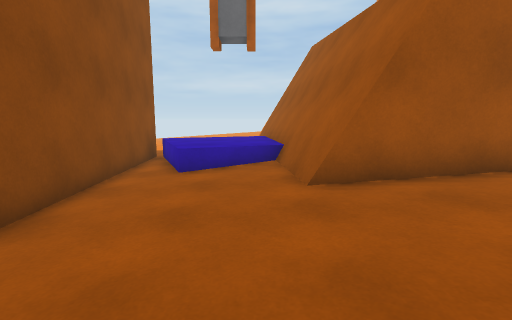
view 1 (above)

20 first-person views from a walk through a Unity game level. The camera is 1.3 m above the floor, tilts 8° down and sees 85° across. The floor is counted in squares, 1 m on a side. Each view is taken from the middle of a square. On the plan, view 1 faces up. The plan holds only what a view shows up to about 13 squares ahead; the rest is blank. The place goes on beyond the plan.

view 2
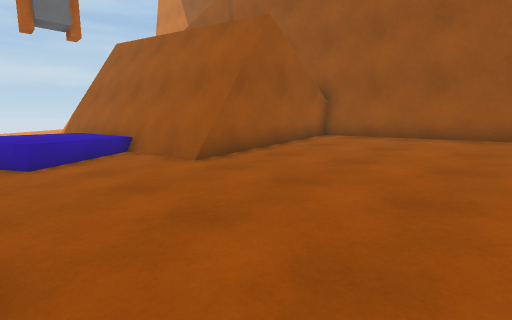

view 3
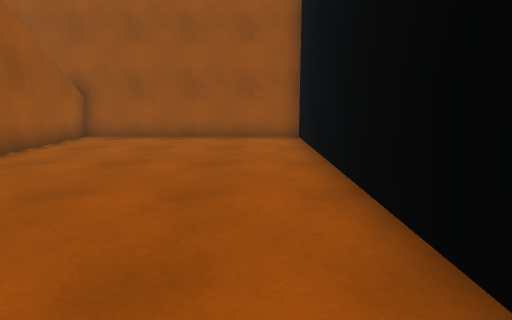

view 4
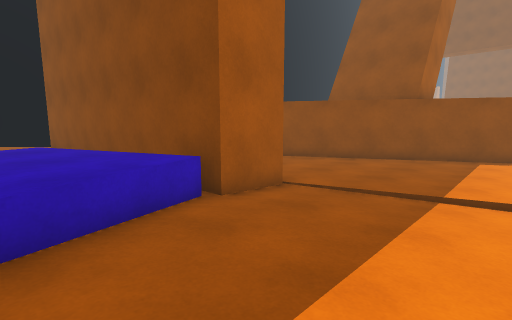

view 5
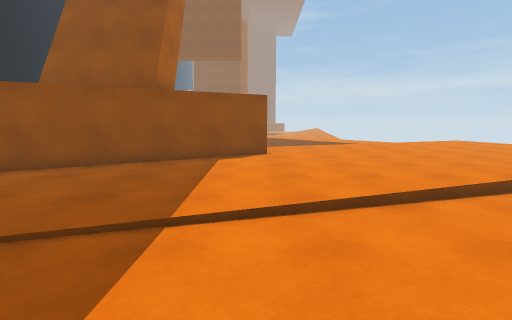

view 6
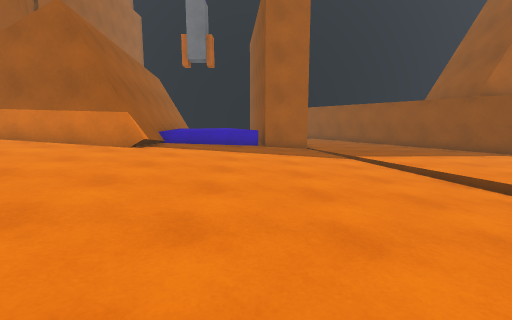

view 7
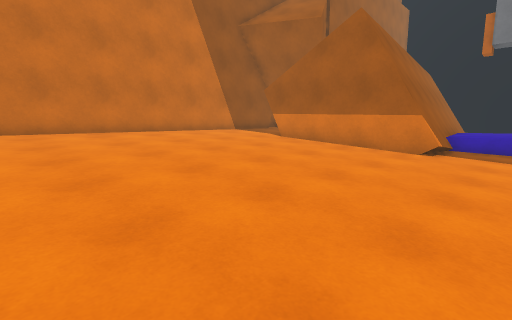

view 8
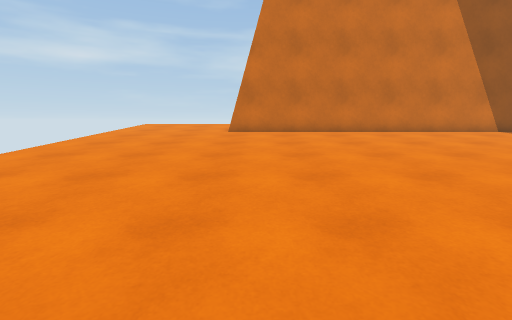

view 9
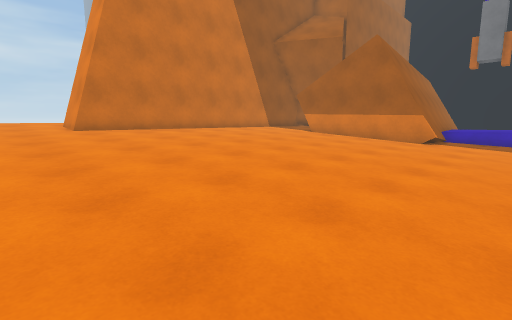

view 10
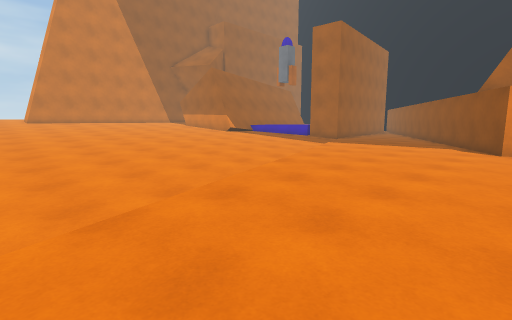

view 11
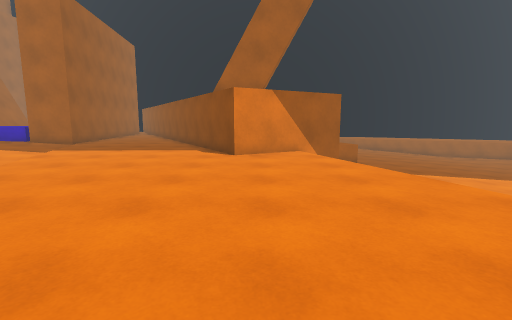

view 12
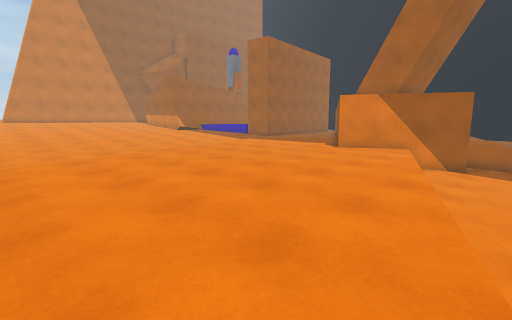

view 13
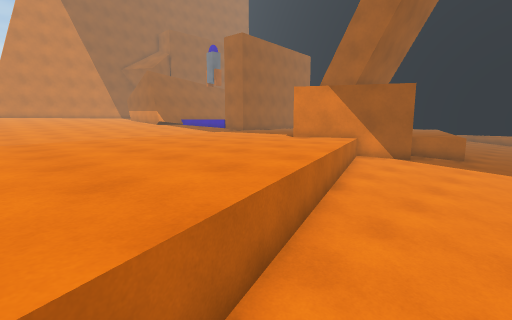

view 14
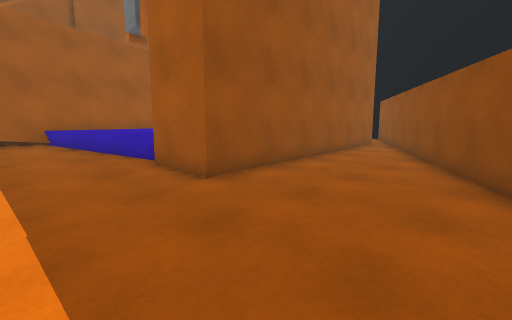

view 15
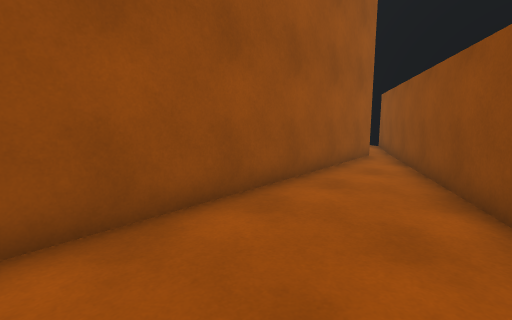

view 16
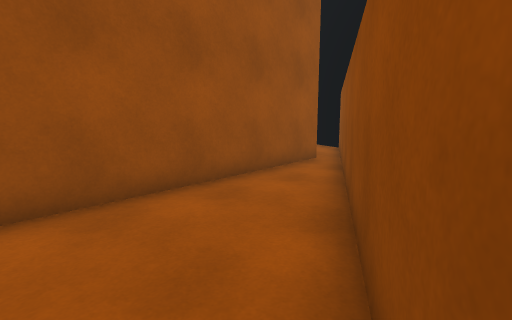

view 17
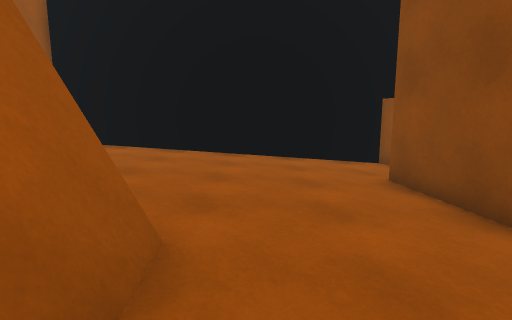

view 18
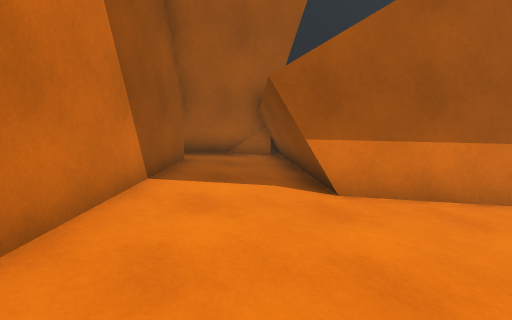

view 19
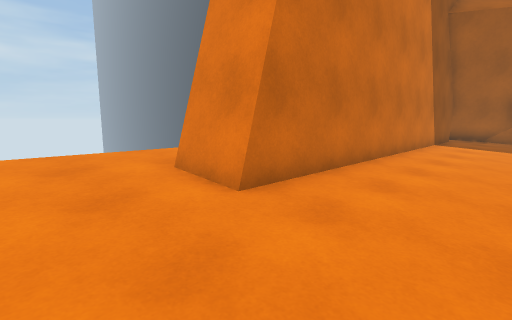

view 20
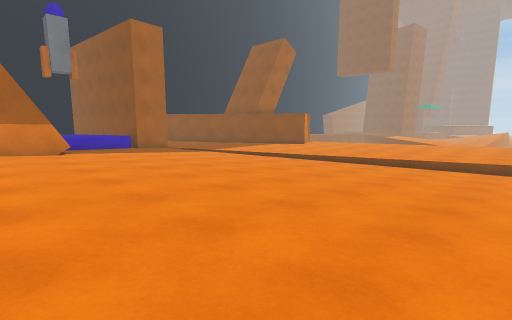

### Floor plan
Key: @ floor where view 1 was taken; # wall or solid block; . main floor; : floor 0.25 m higher than the main floor; - floor 0.25 m lower than the main floor; + floor 0.5 m higher than the main floor; _ floor 0.5 m lower than the main floor; * floor 0.75 m higher than the main floor; < floor 0.75 m lower than the main floor; % floor 1 m higher than the main floor; ( floor 1 m lower than the main floor; & floor 1.25 m higher than the main floor; $ floor 1.5 m higher than the main floor; / step, stairs or slope; = window, fence, low wall or low ledge; ^ raised ledge; v drop or lower ground.
Columns run from 25 left of view 1 to 14 right of it. Each row starts with its distance up from view 1.
 31         . .._---....::::+++****%%%%&&&$$
 30   . ......../---....::::+++****%%%%&&&$$
 29 _ ........../---....::::+++****%%%%&&&$$
 28   ...........---....::::+++****%%%%###$$
 27  ((........../--....::::+++****%%%%#
 26  ((...........--....::::+++****%%%%#
 25  (( ..........--....::::+++****%%%%#
 24  ((v........../-....::::+++****%%%%#
 23  (((...........-....::::+++****%%%%#
 22  (((=........../....::::+++****%%%%#
 21  (((v........../....::::+++****%%%%#
 20  ((((...............::::+++****%%%%#
 19  ((((=........../...::::+++****%%%%#
 18  ((((v........../...::::+++****%%%%#
 17  ((((<..##..........::::+++**####%%#
 16  (((( ####......./..::::+=####  #%%#
 15  (((###  ##.........::::+/##    #%%#
 14  (((      ##........::::+/##    ##%#
 13  (=^       #........::=/%%##    ##%#
 12    ^       ##......###%%%%##    ####
 11             #......###%%%%##    ###
 10             ##.....###/%%%##    #
  9              #.....###/%%%##
  8              ##....###:%++##
  7               ##...###::++##
  6                #...###::++=#
  5                ##..###::++/#######
  4                 #..###::+++****%%#
  3                 ##.###::+++****%%#
  2                  #.###::+++****%%#
  1                  #####::+++****%%#
  0                    #::::+@+****%%#
 -1                    #::::+++****%%#
 -2                    ##:::+++****%%#
 -3                     ##############

Positions as (right, up) in squares from view 1, and headings:
1: (0, 0), facing up
2: (-3, -1), facing up-right
3: (-3, -1), facing right
4: (-1, 17), facing down-left
5: (-4, 17), facing left
6: (-4, 27), facing down
7: (-2, 27), facing down-right
8: (-2, 27), facing right
9: (-3, 31), facing down-right
10: (-17, 31), facing down-right
11: (-17, 28), facing down
12: (-23, 30), facing down-right
13: (-25, 29), facing down-right
14: (-12, 16), facing down-right
15: (-10, 11), facing down-right
16: (-11, 9), facing down-right
17: (0, 8), facing down
18: (8, 22), facing down
19: (7, 31), facing down-right
20: (3, 31), facing down-left
